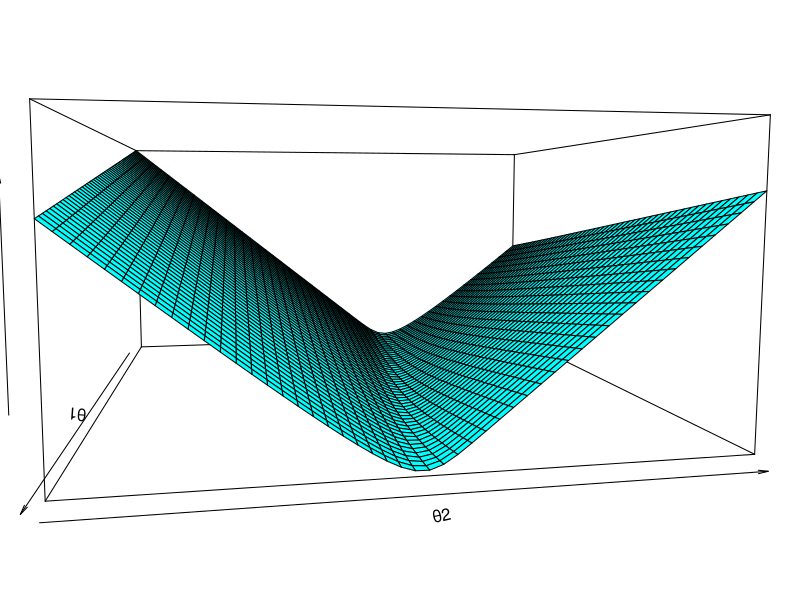

The R script that drew this image: (Note: this script raises an error after producing the figure.)
## Compare the risk functions of different possible models

#######
# Create sample data
set.seed(1234)

#number of data points
n <- 15000

# errors
sd <- 2
eps <- rnorm(n = n , mean = 0, sd = sd)

# x values
x <- seq (1,10,length.out = n)

#calculate the values of the function with errors
##linear model 
b0 <- 1
b1 <- 0.5
y <- b0 + b1*x + eps

#propsed thetas
theta_1 <- c(10, 2, 4, 3,1)
theta_2 <- c(10, 0.5, 1, 2,0.5)

#------------------------------
risk  <- function (x, y, n, theta_1, theta_2){
  length <- length(theta_1)
  result <- rep(99,length)
  for (i in 1:length){
    result[i] <- sum (abs(y - (theta_1[i] + theta_2[i]*x)))/n
  }
  result
}

fun <- function(x1,x2) risk(x,y,n,x1, x2)

#-----------------------------
x1seq = seq(-5,5,0.2)
x2seq = seq(-5,5,0.2)
m = length(x1seq)
z = outer(x1seq,x2seq,FUN=fun)

png(file=sprintf("figure/ml-basic-riskmin-error-surface.png"))
par(mai=rep(0,4)); par(omi=rep(0,4))
pmat <- persp(x1seq, x2seq, z,
      #theta=75, 
      #phi=55, 
      theta=80, 
      phi=5, 
      r=1, 
      #shade = 0.4, 
      #axes = TRUE, 
      scale = TRUE, 
      #box = FALSE, 
      expand =  0.5,        # Shrinking/growing of z values
      #border = '#333333',
      nticks=3, 
      #ticktype="detailed", 
      #zlim = c(0, 3), 
      col = "cyan",
      xlab = expression("θ1"), 
      ylab = expression("θ2"),
      zlab="R")


mypoints = trans3d(1, 0.5, 1.56, pmat = pmat)
col = alpha("green")  
points(mypoints, pch = 19, col = "green", cex = 1.2)



dev.off()
